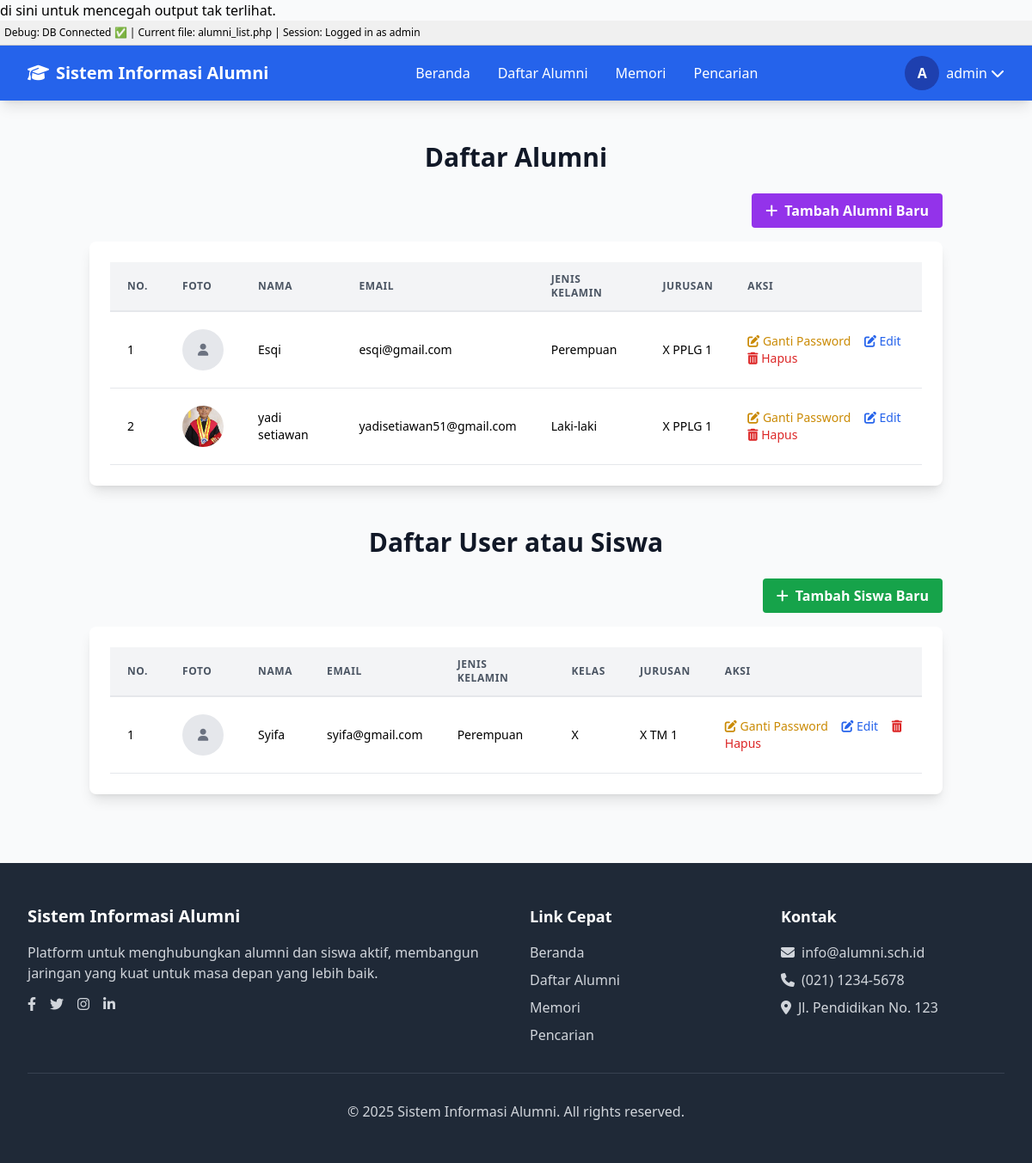
The page /alumni_list.php (signed in) on the database its author committed.
### tables this page shows
CREATE TABLE `alumni` (
  `id_alumni` int(5) NOT NULL,
  `id_admin` int(5) NOT NULL,
  `id_jurusan` int(5) NOT NULL,
  `nama` varchar(50) NOT NULL,
  `jenis_kelamin` enum('L','P') NOT NULL,
  `email` varchar(50) NOT NULL,
  `alamat` text NOT NULL,
  `foto` varchar(50) NOT NULL,
  `password` varchar(255) NOT NULL
);

CREATE TABLE `jurusan` (
  `id_jurusan` int(5) NOT NULL,
  `nama_jurusan` varchar(50) NOT NULL
);

CREATE TABLE `siswa` (
  `id_siswa` int(11) NOT NULL,
  `id_admin` int(5) NOT NULL,
  `id_jurusan` int(5) NOT NULL,
  `nama` varchar(50) NOT NULL,
  `jenis_kelamin` enum('L','P') NOT NULL,
  `email` varchar(50) NOT NULL,
  `kelas` varchar(6) NOT NULL,
  `alamat` text NOT NULL,
  `foto` varchar(50) NOT NULL,
  `password` varchar(255) NOT NULL
);

### alumni_list.php (the view, shortened to what this page needs)
<?php
include 'includes/koneksi.php';
include 'includes/header.php';
$sql_alumni = "SELECT a.id_alumni, a.nama, a.email, a.jenis_kelamin, a.alamat, a.foto,
                j.nama_jurusan, ad.username AS admin_username
                FROM alumni a
                LEFT JOIN jurusan j ON a.id_jurusan = j.id_jurusan
                LEFT JOIN admin ad ON a.id_admin = ad.id_admin
                ORDER BY a.nama ASC";
$result_alumni = mysqli_query($conn, $sql_alumni);
$sql_siswa = "SELECT s.id_siswa, s.nama, s.email, s.jenis_kelamin, s.kelas, s.alamat, s.foto,
              j.nama_jurusan, ad.username AS admin_username
              FROM siswa s
              LEFT JOIN jurusan j ON s.id_jurusan = j.id_jurusan
              LEFT JOIN admin ad ON s.id_admin = ad.id_admin
              ORDER BY s.nama ASC";
$result_siswa = mysqli_query($conn, $sql_siswa);
?>
<div class="container mx-auto p-4 mt-8">
    <h2 class="text-3xl font-bold text-gray-900 mb-6 text-center">Daftar Alumni</h2>
    <div class="flex justify-end mb-4">
        <a href="alumni_create.php" class="btn btn-primary bg-purple-600 hover:bg-purple-700 text-white font-bold py-2 px-4 rounded transition duration-300 ease-in-out">
            <i class="fas fa-plus mr-2"></i>Tambah Alumni Baru
        </a>
    </div>
    <div class="overflow-x-auto bg-white shadow-lg rounded-lg p-6 card">
        <?php if (mysqli_num_rows($result_alumni) > 0): ?>
        <table class="min-w-full leading-normal">
            <thead>
                <tr>
                    <th class="px-5 py-3 border-b-2 border-gray-200 bg-gray-100 text-left text-xs font-semibold text-gray-600 uppercase tracking-wider">
                        No.
                    </th>
                    <th class="px-5 py-3 border-b-2 border-gray-200 bg-gray-100 text-left text-xs font-semibold text-gray-600 uppercase tracking-wider">
                        Foto
                    </th>
                    <th class="px-5 py-3 border-b-2 border-gray-200 bg-gray-100 text-left text-xs font-semibold text-gray-600 uppercase tracking-wider">
                        Nama
                    </th>
                    <th class="px-5 py-3 border-b-2 border-gray-200 bg-gray-100 text-left text-xs font-semibold text-gray-600 uppercase tracking-wider">
                        Email
                    </th>
                    <th class="px-5 py-3 border-b-2 border-gray-200 bg-gray-100 text-left text-xs font-semibold text-gray-600 uppercase tracking-wider">
                        Jenis Kelamin
                    </th>
                    <th class="px-5 py-3 border-b-2 border-gray-200 bg-gray-100 text-left text-xs font-semibold text-gray-600 uppercase tracking-wider">
                        Jurusan
                    </th>
                    <th class="px-5 py-3 border-b-2 border-gray-200 bg-gray-100 text-left text-xs font-semibold text-gray-600 uppercase tracking-wider">
                        Aksi
                    </th>
                </tr>
            </thead>
            <tbody>
                <?php $no = 1; while($row_alumni = mysqli_fetch_assoc($result_alumni)): ?>
                <tr>
                    <td class="px-5 py-5 border-b border-gray-200 bg-white text-sm">
                        <?php echo $no++; ?>
                    </td>
                    <td class="px-5 py-5 border-b border-gray-200 bg-white text-sm">
                        <?php if (!empty($row_alumni['foto'])): ?>
                            <img src="uploads/<?php echo htmlspecialchars($row_alumni['foto']); ?>" alt="Foto Alumni" class="w-12 h-12 rounded-full object-cover">
                        <?php else: ?>
                            <div class="w-12 h-12 rounded-full bg-gray-200 flex items-center justify-center text-gray-500 text-sm">
                                <i class="fas fa-user"></i>
                            </div>
                        <?php endif; ?>
                    </td>
                    <td class="px-5 py-5 border-b border-gray-200 bg-white text-sm">
                        <?php echo htmlspecialchars($row_alumni['nama']); ?>
                    </td>
                    <td class="px-5 py-5 border-b border-gray-200 bg-white text-sm">
                        <?php echo htmlspecialchars($row_alumni['email']); ?>
                    </td>
                    <td class="px-5 py-5 border-b border-gray-200 bg-white text-sm">
                        <?php echo ($row_alumni['jenis_kelamin'] == 'L' ? 'Laki-laki' : 'Perempuan'); ?>
                    </td>
                    <td class="px-5 py-5 border-b border-gray-200 bg-white text-sm">
                        <?php echo htmlspecialchars($row_alumni['nama_jurusan']); ?>
                    </td>
                    <td class="px-5 py-5 border-b border-gray-200 bg-white text-sm">
                        <a href="ganti_password_alumni.php?id=<?php echo $row_alumni['id_alumni']; ?>" class="text-yellow-600 hover:text-blue-900 mr-3">
                            <i class="fas fa-edit"></i> Ganti Password
                        </a>
                        <a href="alumni_edit.php?id=<?php echo $row_alumni['id_alumni']; ?>" class="text-blue-600 hover:text-blue-900 mr-3">
                            <i class="fas fa-edit"></i> Edit
                        </a>
                        <a href="alumni_delete.php?id=<?php echo $row_alumni['id_alumni']; ?>" class="text-red-600 hover:text-red-900" onclick="return confirm('Apakah Anda yakin ingin menghapus data ini?');">
                            <i class="fas fa-trash-alt"></i> Hapus
                        </a>
                    </td>
                </tr>
                <?php endwhile; ?>
            </tbody>
        </table>
        <?php else: ?>
            <p class="text-center text-gray-600 py-8">Belum ada data alumni.</p>
        <?php endif; ?>
    </div>
    <h2 class="text-3xl font-bold text-gray-900 mb-6 text-center mt-12">Daftar User atau Siswa</h2>
    <div class="flex justify-end mb-4">
        <a href="siswa_create.php" class="btn btn-primary bg-green-600 hover:bg-green-700 text-white font-bold py-2 px-4 rounded transition duration-300 ease-in-out">
            <i class="fas fa-plus mr-2"></i>Tambah Siswa Baru
        </a>
    </div>
    <div class="overflow-x-auto bg-white shadow-lg rounded-lg p-6 card">
        <?php if (mysqli_num_rows($result_siswa) > 0): ?>
        <table class="min-w-full leading-normal">
            <thead>
                <tr>
                    <th class="px-5 py-3 border-b-2 border-gray-200 bg-gray-100 text-left text-xs font-semibold text-gray-600 uppercase tracking-wider">
                        No.
                    </th>
                    <th class="px-5 py-3 border-b-2 border-gray-200 bg-gray-100 text-left text-xs font-semibold text-gray-600 uppercase tracking-wider">
                        Foto
                    </th>
                    <th class="px-5 py-3 border-b-2 border-gray-200 bg-gray-100 text-left text-xs font-semibold text-gray-600 uppercase tracking-wider">
                        Nama
                    </th>
                    <th class="px-5 py-3 border-b-2 border-gray-200 bg-gray-100 text-left text-xs font-semibold text-gray-600 uppercase tracking-wider">
                        Email
                    </th>
                    <th class="px-5 py-3 border-b-2 border-gray-200 bg-gray-100 text-left text-xs font-semibold text-gray-600 uppercase tracking-wider">
                        Jenis Kelamin
                    </th>
                    <th class="px-5 py-3 border-b-2 border-gray-200 bg-gray-100 text-left text-xs font-semibold text-gray-600 uppercase tracking-wider">
                        Kelas
                    </th>
                    <th class="px-5 py-3 border-b-2 border-gray-200 bg-gray-100 text-left text-xs font-semibold text-gray-600 uppercase tracking-wider">
                        Jurusan
                    </th>
                    <th class="px-5 py-3 border-b-2 border-gray-200 bg-gray-100 text-left text-xs font-semibold text-gray-600 uppercase tracking-wider">
                        Aksi
                    </th>
                </tr>
            </thead>
            <tbody>
                <?php $no_siswa = 1; while($row_siswa = mysqli_fetch_assoc($result_siswa)): ?>
                <tr>
                    <td class="px-5 py-5 border-b border-gray-200 bg-white text-sm">
                        <?php echo $no_siswa++; ?>
                    </td>
                    <td class="px-5 py-5 border-b border-gray-200 bg-white text-sm">
                        <?php if (!empty($row_siswa['foto'])): ?>
                            <img src="uploads/<?php echo htmlspecialchars($row_siswa['foto']); ?>" alt="Foto Siswa" class="w-12 h-12 rounded-full object-cover">
                        <?php else: ?>
                            <div class="w-12 h-12 rounded-full bg-gray-200 flex items-center justify-center text-gray-500 text-sm">
                                <i class="fas fa-user"></i>
                            </div>
                        <?php endif; ?>
                    </td>
                    <td class="px-5 py-5 border-b border-gray-200 bg-white text-sm">
                        <?php echo htmlspecialchars($row_siswa['nama']); ?>
                    </td>
                    <td class="px-5 py-5 border-b border-gray-200 bg-white text-sm">
                        <?php echo htmlspecialchars($row_siswa['email']); ?>
                    </td>
                    <td class="px-5 py-5 border-b border-gray-200 bg-white text-sm">
                        <?php echo ($row_siswa['jenis_kelamin'] == 'L' ? 'Laki-laki' : 'Perempuan'); ?>
                    </td>
                    <td class="px-5 py-5 border-b border-gray-200 bg-white text-sm">
                        <?php echo htmlspecialchars($row_siswa['kelas']); ?>
                    </td>
                    <td class="px-5 py-5 border-b border-gray-200 bg-white text-sm">
                        <?php echo htmlspecialchars($row_siswa['nama_jurusan']); ?>
                    </td>
                    <td class="px-5 py-5 border-b border-gray-200 bg-white text-sm">
                        <a href="ganti_password_siswa.php?id=<?php echo $row_siswa['id_siswa']; ?>" class="text-yellow-600 hover:text-blue-900 mr-3">
                            <i class="fas fa-edit"></i> Ganti Password
                        </a>
                        <a href="siswa_edit.php?id=<?php echo $row_siswa['id_siswa']; ?>" class="text-blue-600 hover:text-blue-900 mr-3">
                            <i class="fas fa-edit"></i> Edit
                        </a>
                        <a href="siswa_delete.php?id=<?php echo $row_siswa['id_siswa']; ?>" class="text-red-600 hover:text-red-900" onclick="return confirm('Apakah Anda yakin ingin menghapus data ini?');">
                            <i class="fas fa-trash-alt"></i> Hapus
                        </a>
                    </td>
                </tr>
                <?php endwhile; ?>
            </tbody>
        </table>
        <?php else: ?>
            <p class="text-center text-gray-600 py-8">Belum ada data siswa.</p>
        <?php endif; ?>
    </div>
</div>
<?php include 'includes/footer.php'; ?>

### rows shown on the page
alumni: nama "Esqi", email "esqi@gmail.com", jenis_kelamin "Perempuan", id_jurusan.nama_jurusan "X PPLG 1"
alumni: foto (picture), nama "yadi setiawan", email "yadisetiawan51@gmail.com", jenis_kelamin "Laki-laki", id_jurusan.nama_jurusan "X PPLG 1"
siswa: nama "Syifa", email "syifa@gmail.com", jenis_kelamin "Perempuan", kelas "X", id_jurusan.nama_jurusan "X TM 1"

### other values the page prints
basename($_SERVER['PHP_SELF']) "alumni_list.php"
$_SESSION['username'] "admin"
substr($_SESSION['username'], 0, 1) "A"
